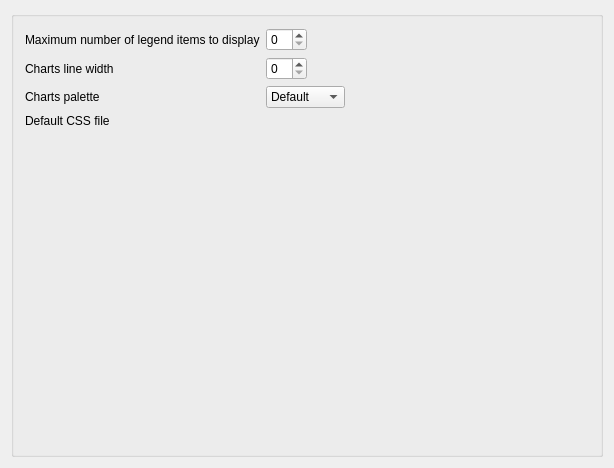
<?xml version="1.0" encoding="UTF-8"?>
<ui version="4.0">
 <class>ReportsViewSettings</class>
 <widget class="QWidget" name="ReportsViewSettings">
  <property name="geometry">
   <rect>
    <x>0</x>
    <y>0</y>
    <width>614</width>
    <height>468</height>
   </rect>
  </property>
  <property name="windowTitle">
   <string>Report Settings</string>
  </property>
  <layout class="QVBoxLayout">
   <item>
    <widget class="QGroupBox" name="groupBox6">
     <property name="title">
      <string/>
     </property>
     <layout class="QGridLayout" name="gridLayout">
      <item row="0" column="0">
       <widget class="QLabel" name="label_1">
        <property name="text">
         <string>Maximum number of legend items to display</string>
        </property>
       </widget>
      </item>
      <item row="0" column="1">
       <layout class="QHBoxLayout" name="horizontalLayout_6">
        <item>
         <widget class="QSpinBox" name="kcfg_MaximumLegendItems">
          <property name="toolTip">
           <string>maximum number of items in diagram legends</string>
          </property>
         </widget>
        </item>
        <item>
         <spacer name="horizontalSpacer">
          <property name="orientation">
           <enum>Qt::Horizontal</enum>
          </property>
          <property name="sizeHint" stdset="0">
           <size>
            <width>40</width>
            <height>20</height>
           </size>
          </property>
         </spacer>
        </item>
       </layout>
      </item>
      <item row="1" column="0">
       <widget class="QLabel" name="label_3">
        <property name="text">
         <string>Charts line width</string>
        </property>
       </widget>
      </item>
      <item row="1" column="1">
       <layout class="QHBoxLayout" name="horizontalLayout_7">
        <item>
         <widget class="QSpinBox" name="kcfg_LineWidth">
          <property name="toolTip">
           <string>Line width for diagrams, in pixels</string>
          </property>
         </widget>
        </item>
        <item>
         <spacer name="horizontalSpacer_2">
          <property name="orientation">
           <enum>Qt::Horizontal</enum>
          </property>
          <property name="sizeHint" stdset="0">
           <size>
            <width>40</width>
            <height>20</height>
           </size>
          </property>
         </spacer>
        </item>
       </layout>
      </item>
      <item row="2" column="0">
       <widget class="QLabel" name="label">
        <property name="text">
         <string>Charts palette</string>
        </property>
       </widget>
      </item>
      <item row="2" column="1">
       <layout class="QHBoxLayout" name="horizontalLayout">
        <item>
         <widget class="KComboBox" name="kcfg_ChartsPalette">
          <property name="currentIndex">
           <number>0</number>
          </property>
          <item>
           <property name="text">
            <string comment="@item KDChart color palette">Default</string>
           </property>
          </item>
          <item>
           <property name="text">
            <string comment="@item KDChart color palette">Rainbow</string>
           </property>
          </item>
          <item>
           <property name="text">
            <string comment="@item KDChart color palette">Subdued</string>
           </property>
          </item>
         </widget>
        </item>
        <item>
         <spacer name="horizontalSpacer_3">
          <property name="orientation">
           <enum>Qt::Horizontal</enum>
          </property>
          <property name="sizeHint" stdset="0">
           <size>
            <width>40</width>
            <height>20</height>
           </size>
          </property>
         </spacer>
        </item>
       </layout>
      </item>
      <item row="3" column="0">
       <widget class="QLabel" name="label_4">
        <property name="text">
         <string>Default CSS file</string>
        </property>
       </widget>
      </item>
      <item row="3" column="1">
       <widget class="KUrlRequester" name="kcfg_CssFileDefault">
        <property name="toolTip">
         <string>default style sheet</string>
        </property>
        <property name="filter">
         <string>*.css|CSS files
*|All files (*)</string>
        </property>
        <property name="kcfg_property" stdset="0">
         <cstring>text</cstring>
        </property>
       </widget>
      </item>
      <item row="4" column="1">
       <spacer name="verticalSpacer">
        <property name="orientation">
         <enum>Qt::Vertical</enum>
        </property>
        <property name="sizeHint" stdset="0">
         <size>
          <width>20</width>
          <height>40</height>
         </size>
        </property>
       </spacer>
      </item>
     </layout>
    </widget>
   </item>
  </layout>
 </widget>
 <layoutdefault spacing="6" margin="11"/>
 <customwidgets>
  <customwidget>
   <class>KUrlRequester</class>
   <extends>QWidget</extends>
   <header>kurlrequester.h</header>
  </customwidget>
  <customwidget>
   <class>KComboBox</class>
   <extends>QComboBox</extends>
   <header>kcombobox.h</header>
  </customwidget>
 </customwidgets>
 <tabstops>
  <tabstop>kcfg_MaximumLegendItems</tabstop>
  <tabstop>kcfg_LineWidth</tabstop>
 </tabstops>
 <resources/>
 <connections/>
</ui>
